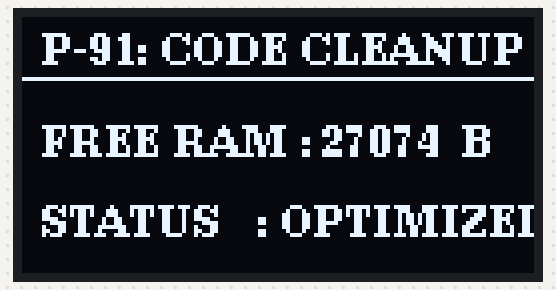
The sketch below on a simulated Arduino Uno, built with avr-gcc and run on an emulated ATmega328P. Parts: 128×64 one-colour display. What the sketch prints to the serial monitor is not drawn.

Above: at 1.3 s.

The sketch:

Practical_91.ino
```cpp
/*
==================================================
Day 46 | Practical-91: Code Cleanup & Memory Opt
Board  : Young Engineer Board
Pinout : OLED I2C (A4-SDA, A5-SCL)
==================================================
*/

#include <Wire.h>
#include <U8g2lib.h>

// RAM-Safe U8g2 128-byte page buffer
U8G2_SSD1306_128X64_NONAME_1_HW_I2C u8g2(U8G2_R0, /* reset=*/ U8X8_PIN_NONE);

struct SystemMetrics {
  unsigned long loopCount;
  uint16_t freeRamBytes;
};

SystemMetrics sysMetrics;
unsigned long lastTick = 0;

int getFreeRam() {
  extern int __heap_start, *__brkval;
  int v;
  return (int) &v - (__brkval == 0 ? (int) &__heap_start : (int) __brkval);
}

void renderCleanUI() {
  u8g2.firstPage();
  do {
    u8g2.setFont(u8g2_font_ncenB08_tr);
    u8g2.drawStr(5, 12, "P-91: CODE CLEANUP");
    u8g2.drawHLine(0, 15, 128);

    u8g2.drawStr(5, 35, "FREE RAM :");
    char ramBuf[7];
    itoa(sysMetrics.freeRamBytes, ramBuf, 10);
    u8g2.drawStr(75, 35, ramBuf);
    u8g2.drawStr(110, 35, "B");

    u8g2.drawStr(5, 55, "STATUS   : OPTIMIZED");
  } while (u8g2.nextPage());
}

void setup() {
  Serial.begin(9600);
  u8g2.begin();
  Serial.println(F("[SYSTEM] Clean Architecture Initialized"));
}

void loop() {
  unsigned long now = millis();
  sysMetrics.loopCount++;

  if (now - lastTick >= 500) {
    lastTick = now;
    sysMetrics.freeRamBytes = getFreeRam();

    renderCleanUI();

    Serial.print(F("[P-91] Free RAM: "));
    Serial.print(sysMetrics.freeRamBytes);
    Serial.println(F(" Bytes"));
  }
}
```
